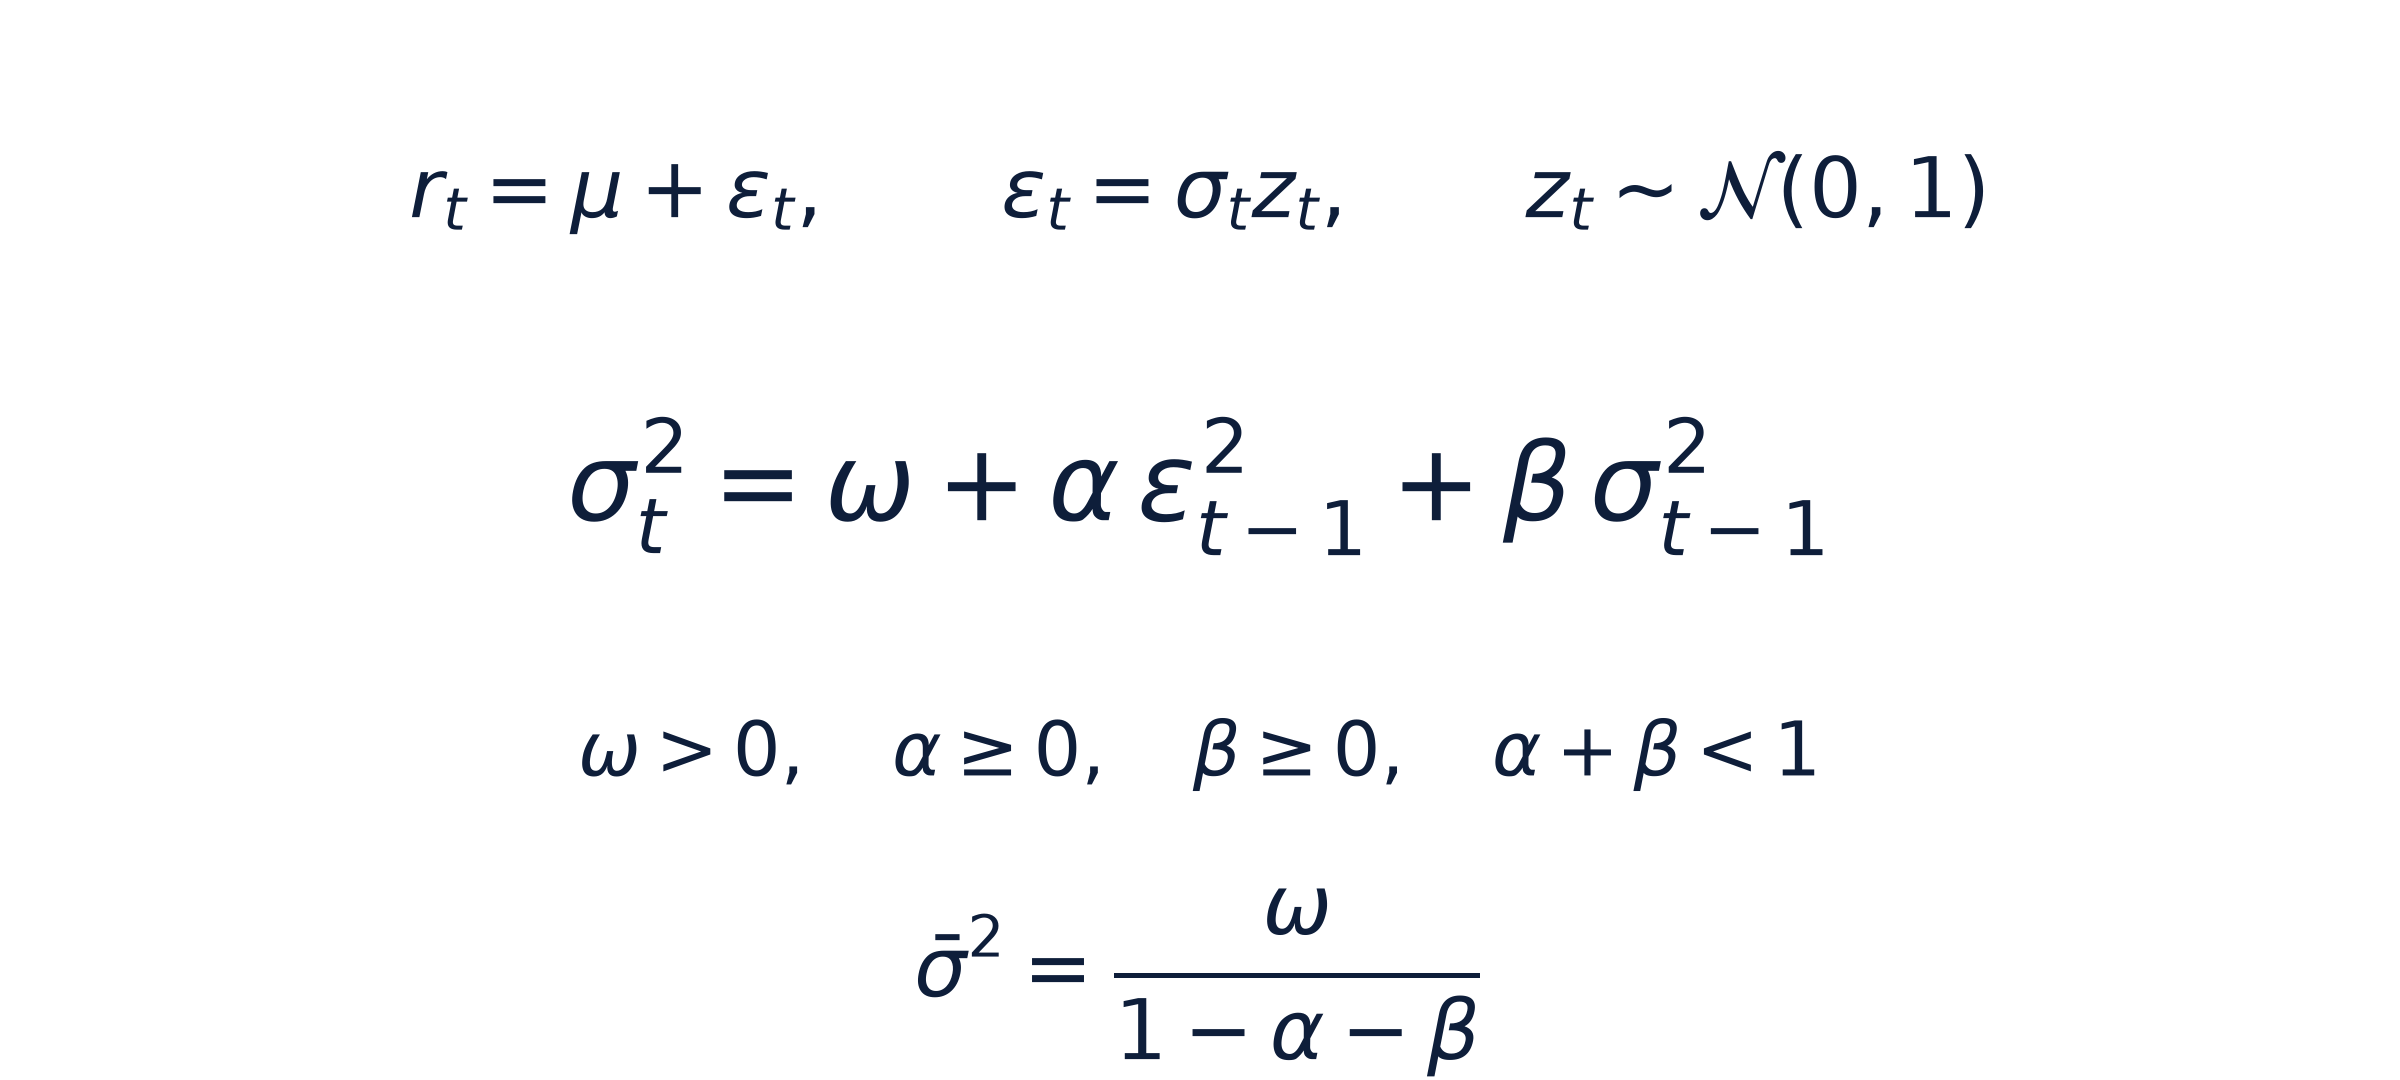

This chart was generated by the following Python code:
import matplotlib
matplotlib.use("Agg")
import matplotlib.pyplot as plt

fig = plt.figure(figsize=(8, 3.6), dpi=300)
fig.patch.set_alpha(0)
ax = fig.add_axes([0, 0, 1, 1])
ax.axis("off")

lines = [
    (r"$r_t = \mu + \varepsilon_t,\qquad \varepsilon_t = \sigma_t z_t,\qquad z_t \sim \mathcal{N}(0,1)$", 0.82, 20),
    (r"$\sigma_t^2 = \omega + \alpha\,\varepsilon_{t-1}^2 + \beta\,\sigma_{t-1}^2$", 0.55, 26),
    (r"$\omega > 0,\quad \alpha \geq 0,\quad \beta \geq 0,\quad \alpha + \beta < 1$", 0.30, 18),
    (r"$\bar{\sigma}^2 = \dfrac{\omega}{1 - \alpha - \beta}$", 0.09, 20),
]
for txt, y, size in lines:
    ax.text(0.5, y, txt, ha="center", va="center", fontsize=size, color="#0E1E3A")

fig.savefig("garch_formula.png", dpi=300, transparent=True)
print("ok")
